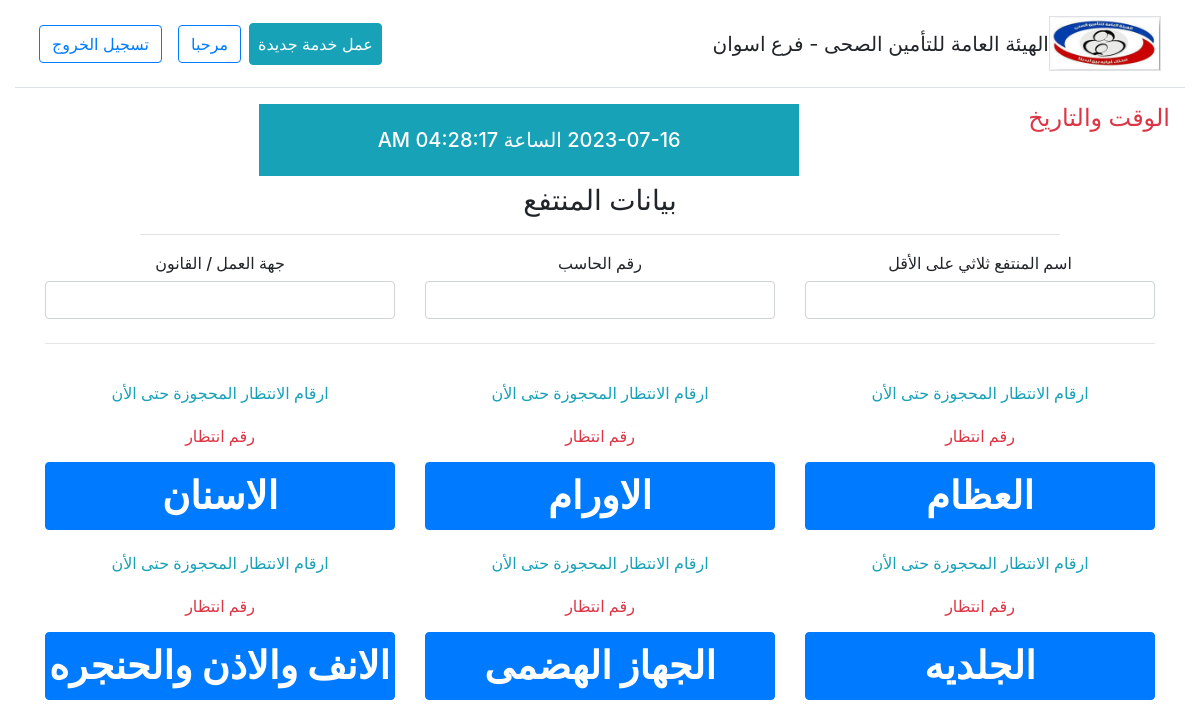
Before: / with the older database file.
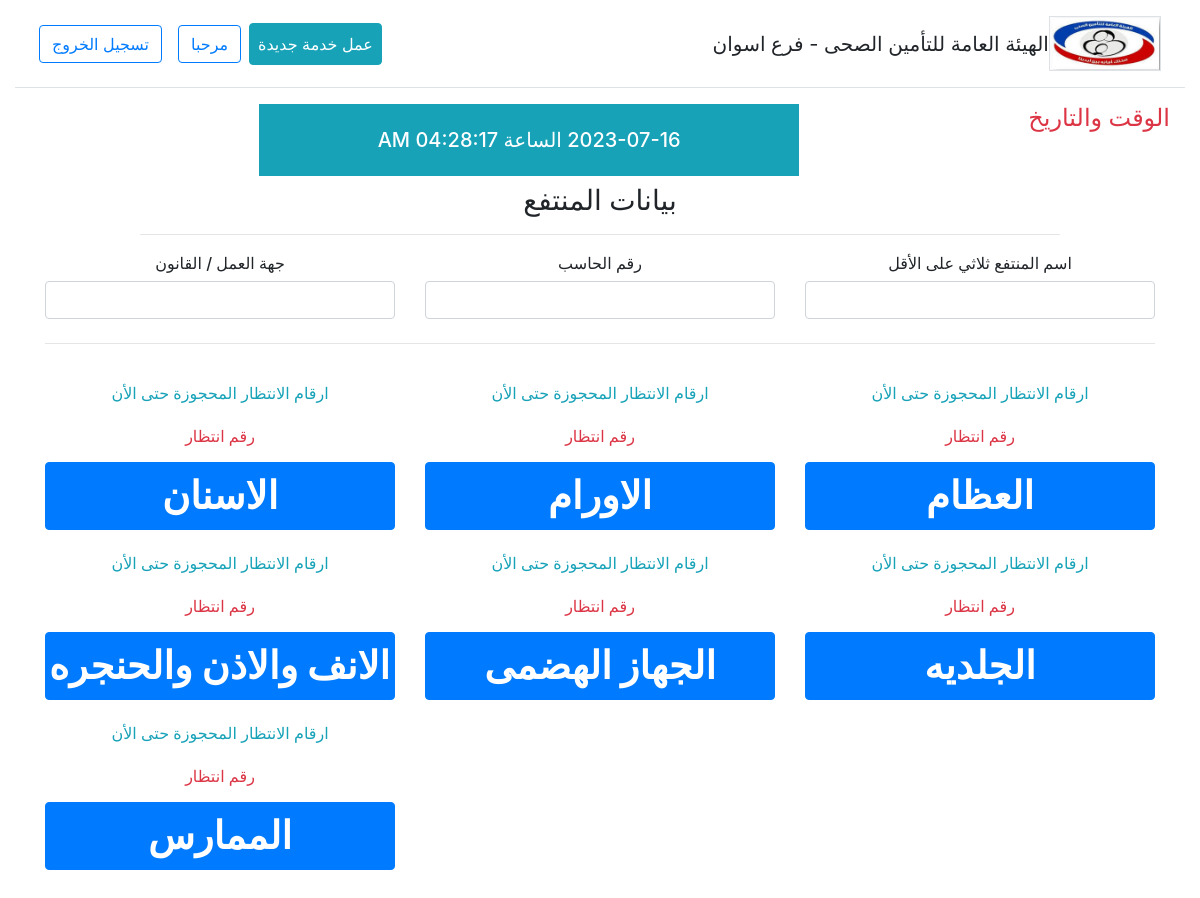
After: the same page with the newer database file.
### archieve/models.py (models this page shows, shortened)
class Ayada(models.Model):
    name = models.CharField(max_length=100, verbose_name="اسم العيادة")

### archieve/views.py (the view)
# urls.py: path('', mainPage, name='main'),
def mainPage(request):
    ayadat = Ayada.objects.all()
    context = {
        'ayadat':ayadat
    }
    return  render(request, 'archieve/main.html', context)

### archieve/templates/archieve/main.html (shortened to what this page needs)
{% extends "./index.html" %}
{% load bootstrap4 %}
{% load crispy_forms_tags %}
{% block content %}
<div class="container " style="min-height:100vh">
    <div class="row ">
        <p class="text-center text-danger h4 mb-3">الوقت والتاريخ</p>
        <div class="col-6 text-center m-auto text-info" id="updatedDateTime" style="">
            <p class="bg-info text-white p-4 h5"><span id="time"></span> الساعة <span id="date"></span></p>
        </div>
    </div>
    <div class="row client_data_inputs_holder" id="client_data_inputs_holder">
        <div class="col-10 text-center m-auto">
            <h3 class="text-center">بيانات المنتفع</h3>
            <hr>
        </div>
        <div class="col-4 text-center">
            <label class="h6">اسم المنتفع ثلاثي على الأقل</label>
            <input class="form-control input name text-center h6" id="name" name="name">
        </div>
        <div class="col-4 text-center">
            <label class="h6">رقم الحاسب</label>
            <input type="number" class="form-control input clientNum text-center h5" id="clientNum" name="clientNum">
        </div>
        <div class="col-4 text-center">
            <label class="h6">جهة العمل / القانون</label>
            <input class="form-control input lawOrentity text-center h5" id="lawOrentity" name="lawOrentity">
        </div>
        <div class="col-12"><hr></div>
    </div>
    <div class="row">
        {% for ayada in ayadat %}
            <div class="col-4 mr-auto mr-left-auto mt-4 mb-0  text-center ayada_info">
                <div class="text-info h6">
                    <p>ارقام الانتظار المحجوزة حتى الأن</p>
                    <p class="mb-0 text-danger p-2"> رقم انتظار</p>
                </div>
                <button class="btn btn-primary p-1 w-100 ayada_name" style="max-height:166px;font-size:2.4rem; font-weight:bold" data-toggle="modal" data-target="#savePrintModal" >
                    {{ayada.name}}
                </button>
            </div>
        {% endfor %}
    </div>
</div>
{% load static %}
{% endblock %}

### archieve/templates/archieve/index.html (shortened to what this page needs)
<!DOCTYPE html>
<html lang="ar">
    <head>
        {% load static %}
        <link rel="stylesheet" href="{% static 'archieve/css/bootstrap.min.css' %}"/>
        <link rel="stylesheet" href="{% static 'archieve/css/chosen.css'%}"/>
        <link rel="stylesheet" href="{% static 'archieve/css/style.css' %}">
    </head>
    <body>
        <div class="container-fluid text-right" dir="rtl">
            <div class="d-flex flex-column flex-md-row align-items-center p-3 px-md-4 mb-3 bg-white border-bottom box-shadow">
                <div class="border" style="width: 10%;">
                    <img class="w-100" src="{% static 'archieve/imgs/hio2.png' %}">
                </div>
                <h5 class="my-0 ml-md-auto font-weight-normal">الهيئة العامة للتأمين الصحى - فرع اسوان</h5>
                <nav class="my-2 my-md-0 mr-md-3">
                    <a class="btn btn-info ml-2 p-2" href="/services/new">عمل خدمة جديدة</a>
                </nav>
                <a class="btn btn-outline-primary" href="#">مرحبا  {{ request.user.username }}</a>
                <a class="btn btn-outline-primary mr-3" href="/accounts/logout">تسجيل الخروج</a>
            </div>
        <div class="col-12">
        {% block content %}{% endblock %}
    </body>
</body>
</html>

Changed rows visible on the page:
added Ayada: name "الممارس"
